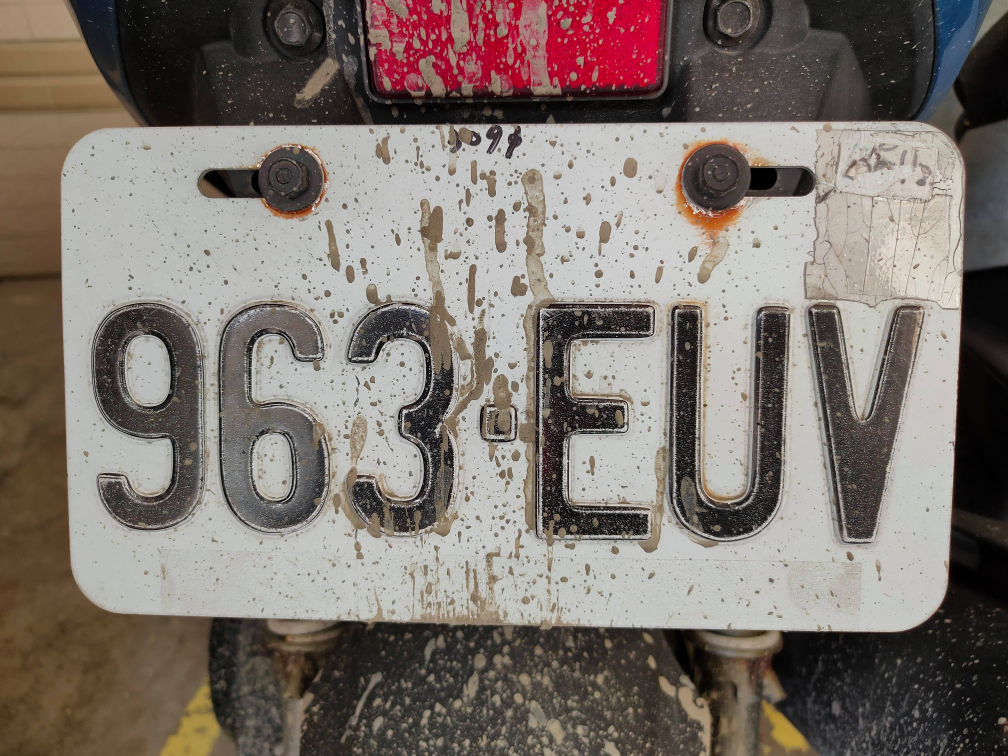
#> input picture pic/license.jpg, 4032 x 3024 px (shown at 1/4 size)
$ jupyter execute --allow-errors licenseTextdetection.ipynb
#> lines starting #> are read from the running program, lines starting #| are printed output that depends on the picture; after the words box and inside, x2 and y2 are one past the last pixel; in counts of white or black regions, pixels touching at a corner belong together
[cell 1]
from PIL import Image
import pytesseract
import cv2
import matplotlib.pyplot as plot
import numpy as np

[cell 2]
# 讀取圖片 默認為BGR
img = cv2.imread("./pic/license.jpg")
#> img is the input picture: shape (3024, 4032, 3); mean B, G, R 109.8, 115.8, 125.3
img = cv2.cvtColor(img,cv2.COLOR_BGR2RGB)
plot.imshow(img)
plot.show()

[cell 3]
# 調整對比度，alpha為對比、beta為亮度
alpha = 1.7
beta = 0
adjusted = cv2.convertScaleAbs(img, alpha=alpha, beta=beta)
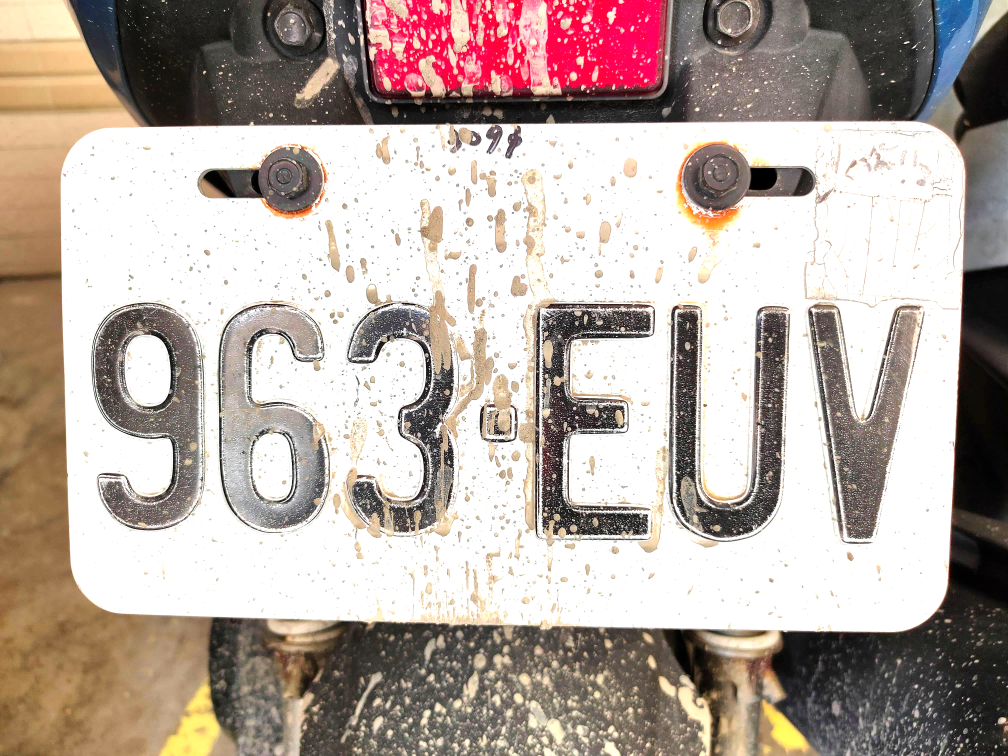
#> adjusted: shape (3024, 4032, 3) (shown at 1/4 size); mean R, G, B 181.9, 168.3, 161
plot.imshow(adjusted)
plot.show()

[cell 4]
# 轉為黑白(0~255) 255最白 0 最黑
img2 = cv2.cvtColor(adjusted,cv2.COLOR_RGB2GRAY)
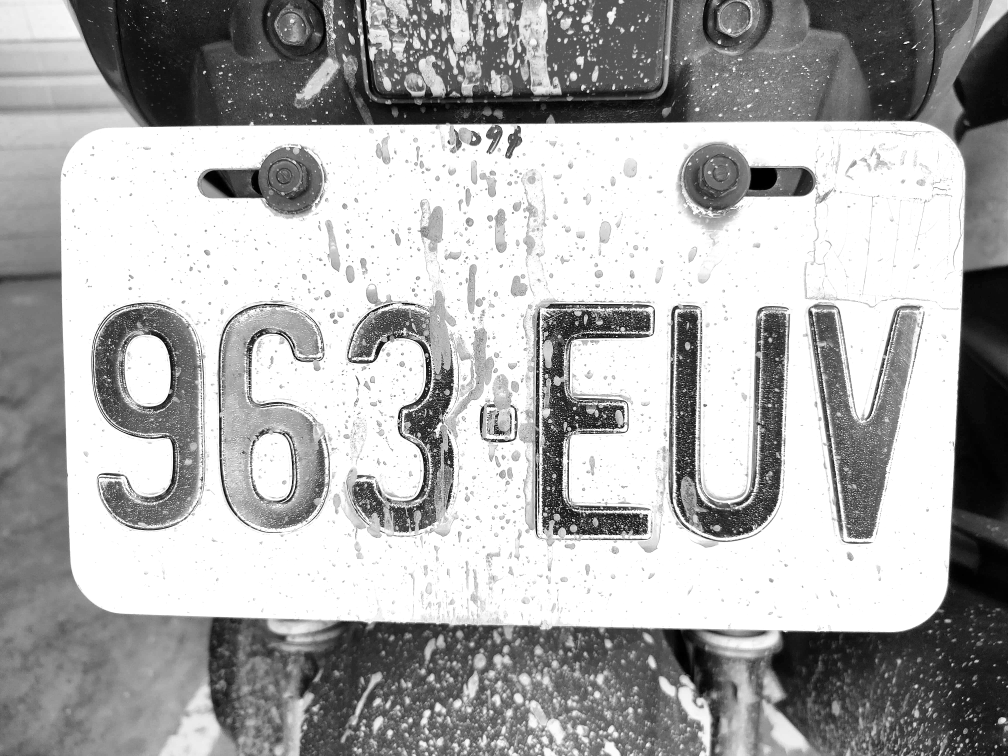
#> img2: shape (3024, 4032) (shown at 1/4 size); min 0, max 255, mean 171.5
plot.imshow(img2,cmap="gray")
plot.show()

[cell 5]
# 膨脹與腐蝕 去除黑白點
kernel = np.ones((5, 5), np.uint8)
binary = cv2.dilate(img2, kernel, iterations=2) #膨脹
binary = cv2.erode(binary, kernel, iterations=1) #侵蝕
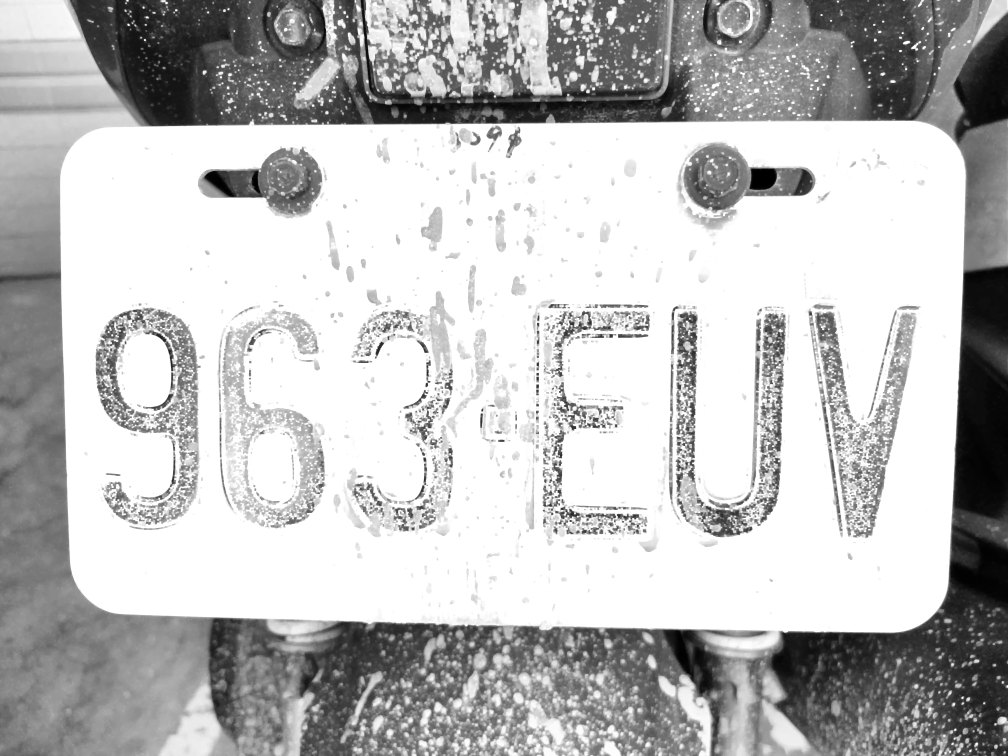
#> binary: shape (3024, 4032) (shown at 1/4 size); min 0, max 255, mean 188.4
plot.imshow(binary,cmap="gray")
plot.show()
# iterations代表卷機掃描次數

[cell 6]
# 圖片二值化
ret, binary = cv2.threshold(binary,250, 255, cv2.THRESH_BINARY)
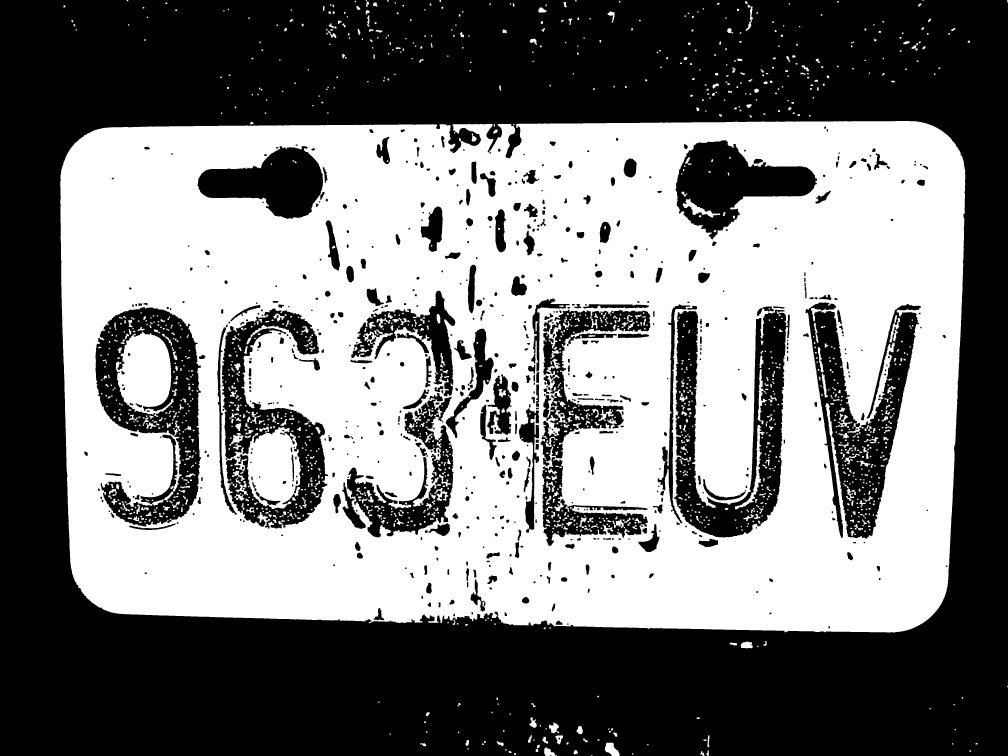
#> binary: shape (3024, 4032) (shown at 1/4 size); 47.4% white; 1484 white regions (3 under 20 px)
plot.imshow(binary,cmap="gray")
plot.show()

[cell 7]
# 圈出邊界，並檢視
contour,hierarchy = cv2.findContours(binary,cv2.RETR_EXTERNAL,cv2.CHAIN_APPROX_SIMPLE)
#> contour = 378 contours, 81 with area under 20; largest, box (x1, y1, x2, y2) and area: (241, 484, 3861, 2530) 7080600, (2419, 2971, 2478, 3024) 1906, (2963, 2567, 3011, 2593) 970, (2196, 2890, 2236, 2933) 959, (2177, 2990, 2228, 3024) 918
copy_img = img.copy()
for cnt in contour:
    x,y,w,h = cv2.boundingRect(cnt)
    cv2.rectangle(copy_img,(x,y),(x+w,y+h),(0,255,0),40)
#> this loop made 378 passes
#> (x, y, w, h) on passes 3 to 5: (2056, 3013, 8, 7), (2801, 3005, 17, 19), (2035, 3004, 11, 8)
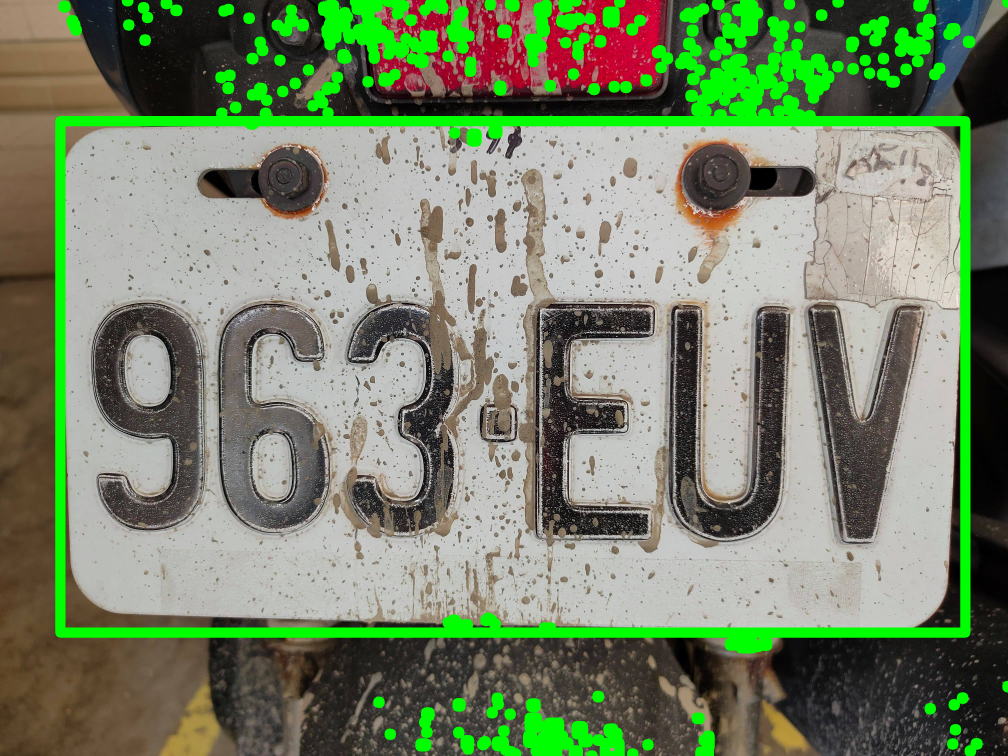
#> copy_img: shape (3024, 4032, 3) (shown at 1/4 size); mean R, G, B 117.7, 132.1, 104.1
plot.imshow(copy_img)
plot.show()

[cell 8]
# 找出最大邊界，並切割
cnt = max(contour,key=len)
#> cnt = contour of 2223 points, box (x1, y1, x2, y2) (241, 484, 3861, 2530), area 7080600
x,y,w,h = cv2.boundingRect(cnt)
#> x = 241; y = 484; w = 3620; h = 2046
crop_img = binary[y+100:y+h-100,x+100:x+w-100]
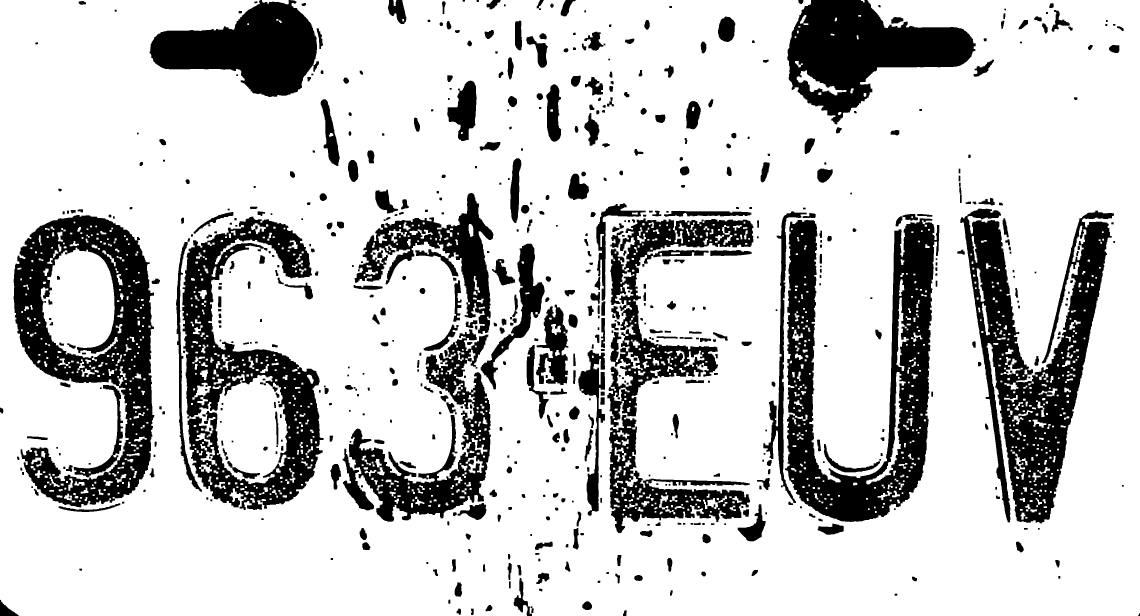
#> crop_img: shape (1846, 3420) (shown at 1/3 size); 78.9% white; 682 black regions, largest, box (x1, y1, x2, y2) and area: (2355, 655, 2818, 1566) 169053, (2881, 626, 3342, 1570) 162925, (41, 645, 463, 1522) 159319
plot.imshow(crop_img,cmap="gray")
plot.show()

[cell 9]
# 改變圖片大小
crop_x,crop_y = crop_img.shape
#> crop_x = 1846; crop_y = 3420
print(crop_x,crop_y)
#| 1846 3420
new_img = cv2.resize(crop_img,(int(crop_y/10),int(crop_x/10)))
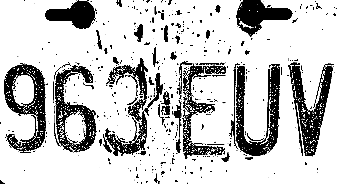
#> new_img: shape (184, 342); min 0, max 255, mean 200.9
plot.imshow(new_img,cmap='gray')
plot.show()

[cell 10]
# 模糊化 (去除噪點)
blur = cv2.medianBlur(new_img,5)
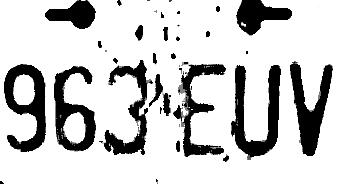
#> blur: shape (184, 342); min 0, max 255, mean 202.5
plot.imshow(blur,cmap='gray')
plot.show()
